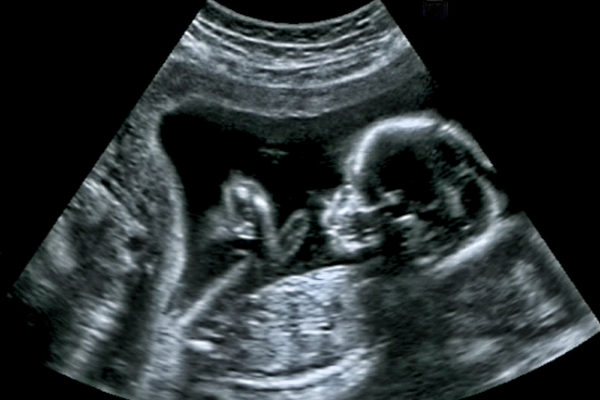
//> input picture opencv-test/Resources/Image/ultrasoundbaby2.png, 600 x 400 px
$ ./opencv-test   (built with g++ and OpenCV 4)
//> lines starting //> are read from the running program, lines starting //| are printed output that depends on the picture
#include <opencv2/imgcodecs/imgcodecs.hpp>
#include <opencv2/highgui.hpp>
#include <opencv2/imgproc.hpp>
#include <opencv2/opencv.hpp>
#include <opencv2/core.hpp>
#include <opencv2/core/types_c.h>
#include <opencv2/core/core_c.h>
#include <opencv2/opencv.hpp>
#include <iostream>
#include <stdlib.h>
#include <stdio.h>
#include <cstdio>
#include <cstring>
#include <chrono>
#include <omp.h>


#define PI 3.14159265358979323846

using namespace cv;
using namespace std;

const int GAUSSIAN_RADIUS = 3;
typedef struct {
    double value[3];
    double weight[3];
}Weights;

int myMin(int a, int b) {
    return a < b ? a : b;
}
int myMax(int a, int b) {
    return a > b ? a : b;
}

void displayResult(Mat image) {
    //Define names of the windows
    String window_name = "Image Blurred with various technique";

    // Create windows with above names
    namedWindow(window_name);

    // Show our images inside the created windows.
    imshow(window_name, image);

    waitKey(0); // Wait for any keystroke in the window
    destroyAllWindows(); // Destroy all opened windows
}

Mat gaussian_blur(IplImage* tmp, double r) {

    IplImage* result = cvCloneImage(tmp);

    int h = tmp->height;
    int w = tmp->width;
    //printf("h=%d, w=%d", h, w);

    double rs = ceil(r * 2.57);
    for (int i = 0; i < h; i++) {
        for (int j = 0; j < w; j++) {
            Weights weights;
            for (int iy = i - rs; iy < i + rs + 1; iy++) {
                for (int ix = j - rs; ix < j + rs + 1; ix++) {
                    int x = myMin(w - 1, myMax(0, ix));
                    int y = myMin(h - 1, myMax(0, iy));
                    double dsq = (ix - j) * (ix - j) + (iy - i) * (iy - i);
                    double wght = exp(-dsq / (2 * r * r)) / (PI * 2 * r * r);

                    CvScalar channels = cvGet2D(tmp, y, x);

                    for (int c = 0; c < 3; c++) {
                        weights.value[c] += channels.val[c] * wght;
                        weights.weight[c] += wght;
                    }
                }
            }

            CvScalar resultingChannels = cvGet2D(result, i, j);
            for (int c = 0; c < 3; c++) {
                resultingChannels.val[c] = round(weights.value[c] / weights.weight[c]);
                weights.value[c] = 0.0;
                weights.weight[c] = 0.0;
            }
            cvSet2D(result, i, j, resultingChannels);
        }
    }
    return cvarrToMat(result);
}

Mat gaussian_blur_parallel(IplImage* tmp, double r) {

    IplImage* result = cvCloneImage(tmp);

    int h = tmp -> height;
    int w = tmp -> width;
    //printf("h=%d, w=%d", h, w);

    double rs = ceil(r * 2.57);
    omp_set_num_threads(3);
#pragma omp parallel for schedule(guided)
    for (int i = 0; i < h; i++) {
        for (int j = 0; j < w; j++) {
            Weights weights;
            for (int iy = i - rs; iy < i + rs + 1; iy++) {
                for (int ix = j - rs; ix < j + rs + 1; ix++) {
                    int x = myMin(w - 1, myMax(0, ix));
                    int y = myMin(h - 1, myMax(0, iy));
                    double dsq = (ix - j) * (ix - j) + (iy - i) * (iy - i);
                    double wght = exp(-dsq / (2 * r * r)) / (PI * 2 * r * r);

                    CvScalar channels = cvGet2D(tmp, y, x);

                    for (int c = 0; c < 3; c++) {
                        weights.value[c] += channels.val[c] * wght;
                        weights.weight[c] += wght;
                    }
                }
            }

            CvScalar resultingChannels = cvGet2D(result, i, j);
            for (int c = 0; c < 3; c++) {
                resultingChannels.val[c] = round(weights.value[c] / weights.weight[c]);
                weights.value[c] = 0.0;
                weights.weight[c] = 0.0;
            }
            cvSet2D(result, i, j, resultingChannels);
        }
    }
    return cvarrToMat(result);
}


Mat sequentialProgram(Mat ori) {
    // Image Ori
    Mat img_ori = ori;

    // Image 1 Bluring
    Mat img1_blurred;
    GaussianBlur(ori, img1_blurred, Size(3, 3), 0);

    // Image 2 Bluring
    Mat img2_blurred;
    GaussianBlur(ori, img2_blurred, Size(7, 7), 0);

    // Image 3 Bluring
    Mat img3_blurred;
    GaussianBlur(ori, img3_blurred, Size(9, 9), 0);

    // Get image size and combine into new image
    Size sz1 = img_ori.size();
    Size sz2 = img1_blurred.size();
    Size sz3 = img2_blurred.size();
    Size sz4 = img3_blurred.size();
    Mat image((sz1.height), (sz1.width + sz2.width + sz3.width), CV_8UC3);
    Mat mostLeft(image, Rect(0, 0, sz1.width, sz1.height)); // x, y, width, height
    // [4 lines of commented-out code are left out]
    img3_blurred.copyTo(mostLeft);

    return image;
}


int main(int argc, char* argv[])
{

    string path = "Resources/Image/ultrasoundbaby2.png";

    // Read the image file
    Mat ori = imread(path);
//> ori is the input picture: 400 rows x 600 cols, CV_8UC3; mean B, G, R 52.6, 50.9, 44.4
    Mat result;

    Mat img = imread(path, IMREAD_GRAYSCALE);
//> img: 400 rows x 600 cols, CV_8UC1; min 0, max 255, mean 49.1
    IplImage copy = img;
    IplImage* tmp = &copy;
    //cvError(&tmp, &tmp, 0, 2);


    // Check for failure
    if (ori.empty())
    {
        cout << "Could not open or find the image." << endl;
        return -1;
    }

    // Get image size
    Size sz1 = ori.size();
//> sz1 = Size(600, 400)
    Mat image((sz1.height + sz1.height), (sz1.width + sz1.width), CV_8UC3);
    double start_time1 = omp_get_wtime();
    gaussian_blur(tmp, GAUSSIAN_RADIUS);
//> after the loop in gaussian_blur, `for (int i = 0; i < h; i++)`:
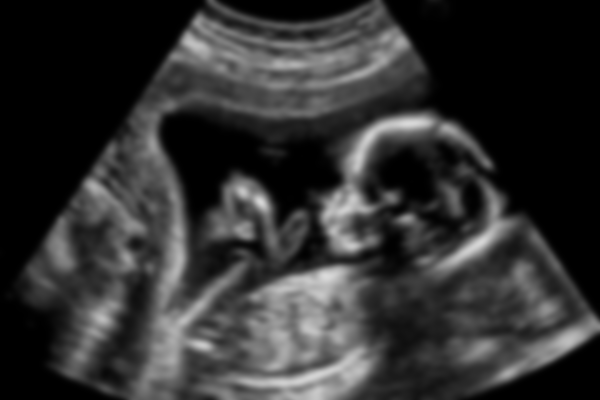
//> result: 400 rows x 600 cols, CV_8UC1; min 0, max 219, mean 49.1
    double end_time1 = omp_get_wtime();
    double start_time2 = omp_get_wtime();
    result = gaussian_blur_parallel(tmp, GAUSSIAN_RADIUS);
    double end_time2 = omp_get_wtime();
    double start_time3 = omp_get_wtime();
    sequentialProgram(ori);
//> in sequentialProgram, `GaussianBlur(ori, img3_blurred, Size(9, 9), 0);`:
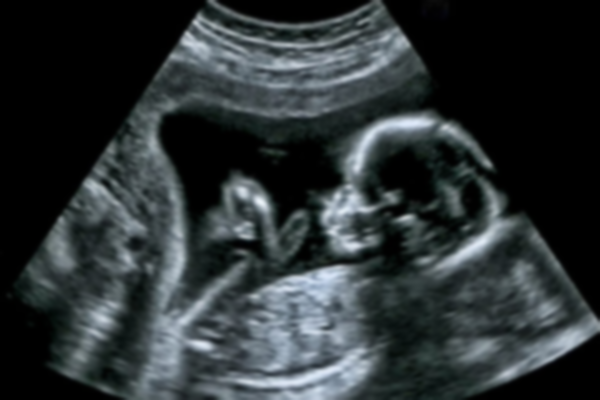
//> img3_blurred: 400 rows x 600 cols, CV_8UC3; mean B, G, R 52.6, 50.9, 44.4
//> in sequentialProgram, `img3_blurred.copyTo(mostLeft);`:
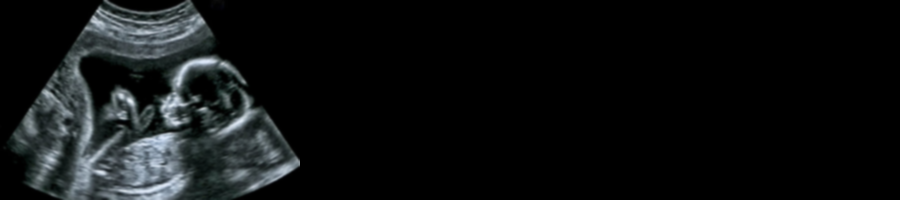
//> image: 400 rows x 1800 cols, CV_8UC3 (shown at 1/2 size); mean B, G, R 17.5, 17, 14.8
    double end_time3 = omp_get_wtime();

    printf("====================================================\n");
    printf("|   Image Bluring Execution Time Evaluation        |\n");
    printf("====================================================\n");
    printf("| Original Gaussian Blur| %f seconds |\n", end_time1 - start_time1);
    printf("| OpenMp                | %f seconds |\n", end_time2 - start_time2);
    printf("| OpenCV                |  %f seconds |\n", end_time3 - start_time3);
    printf("====================================================\n");

    displayResult(result);
    return 0;
}

$ run again, with opencv-test/Resources/Image/brainok.png copied over opencv-test/Resources/Image/ultrasoundbaby2.png
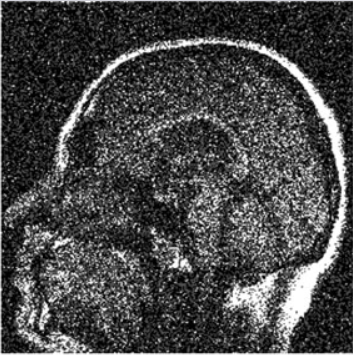
//> input picture opencv-test/Resources/Image/brainok.png, 353 x 355 px
//> ori is the input picture: 355 rows x 353 cols, CV_8UC3; mean B, G, R 71.4, 71.4, 71.4
//> after the loop in gaussian_blur, `for (int i = 0; i < h; i++)`:
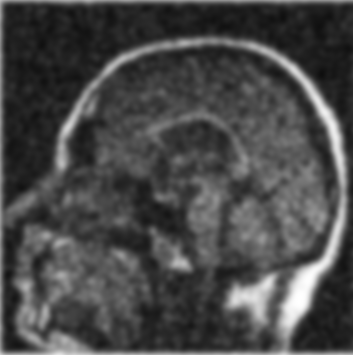
//> result: 355 rows x 353 cols, CV_8UC1; min 14, max 255, mean 72.3
//> in sequentialProgram, `img3_blurred.copyTo(mostLeft);`:
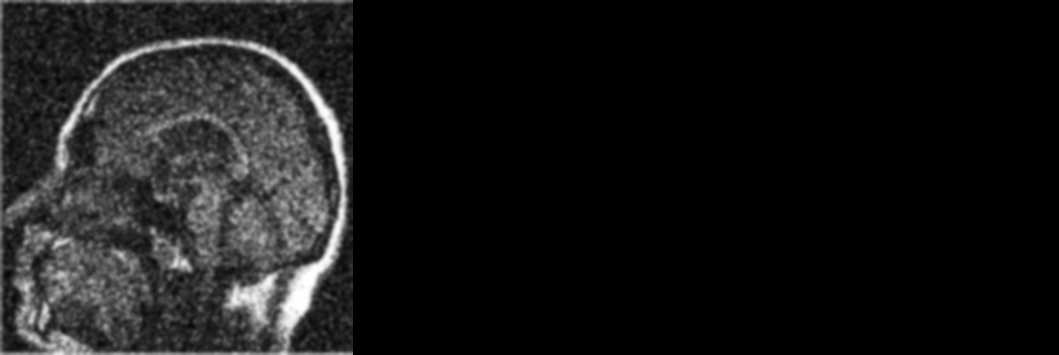
//> image: 355 rows x 1059 cols, CV_8UC3; mean B, G, R 23.7, 23.7, 23.7

$ run again, with opencv-test/Resources/Image/ultrasoundforbaby.png copied over opencv-test/Resources/Image/ultrasoundbaby2.png
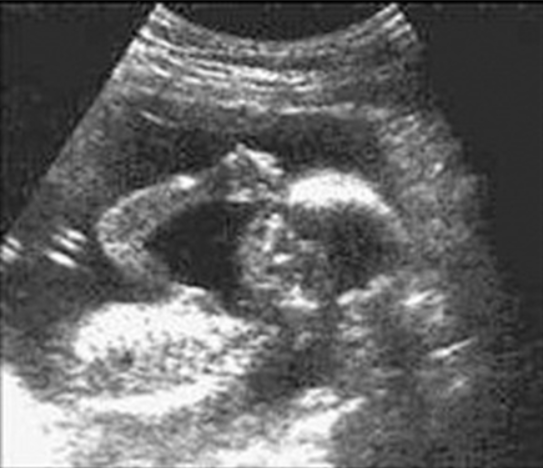
//> input picture opencv-test/Resources/Image/ultrasoundforbaby.png, 543 x 468 px
//> ori is the input picture: 468 rows x 543 cols, CV_8UC3; mean B, G, R 101.9, 101.9, 101.9
//> after the loop in gaussian_blur, `for (int i = 0; i < h; i++)`:
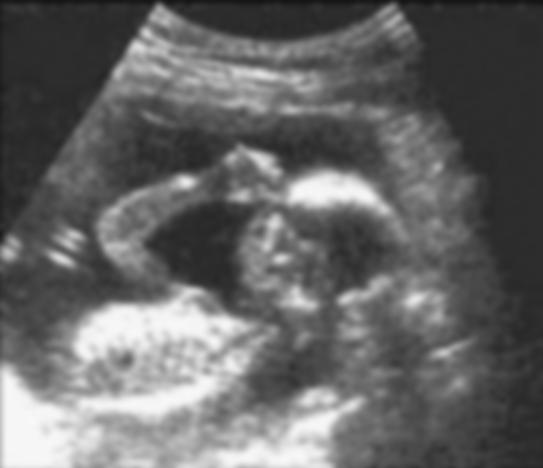
//> result: 468 rows x 543 cols, CV_8UC1; min 20, max 248, mean 101.8
//> in sequentialProgram, `img3_blurred.copyTo(mostLeft);`:
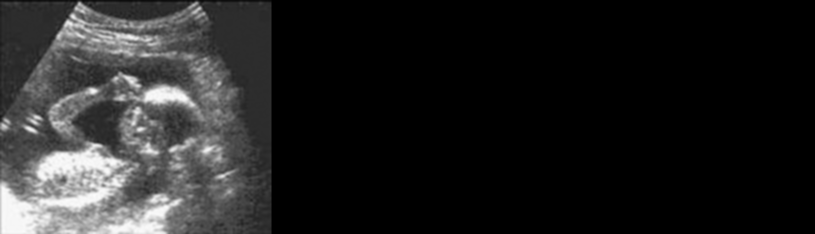
//> image: 468 rows x 1629 cols, CV_8UC3 (shown at 1/2 size); mean B, G, R 34, 34, 34
